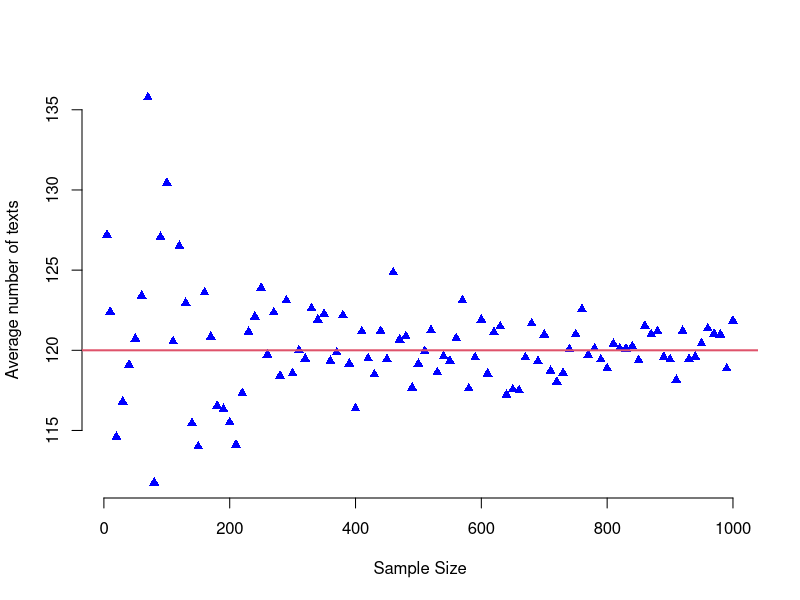

This chart was generated by the following R code:
pdf("images/chapter_4/LLN_texts.pdf")
ssize <- c(5, seq(10, 1000, by=10))
myMsg <- rep(0, length(ssize))
set.seed((40001))
for (i in 1:length(ssize)) {
    myMsg[i] <- mean(12*rpois(ssize[i], 10))  # (@\wingding{1}@)
}
plot(ssize, myMsg, pch=17, col="blue", axes=FALSE, xlab="Sample Size",
     ylab="Average number of texts")
axis(1); axis(2)
abline(h=12*10, lwd=2,col=2)
dev.off()
